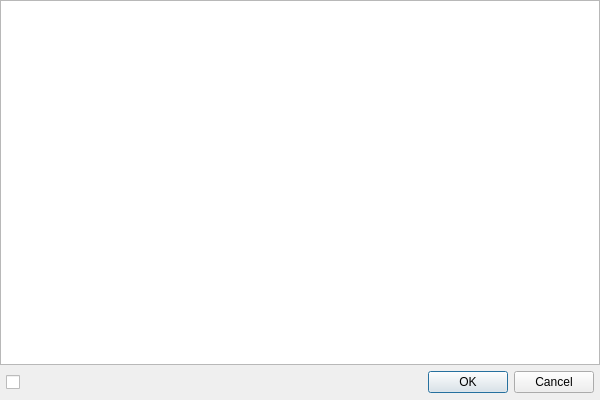
<?xml version="1.0" encoding="UTF-8"?>
<ui version="4.0">
 <class>FastFilterWidget</class>
 <widget class="QWidget" name="FastFilterWidget">
  <property name="geometry">
   <rect>
    <x>0</x>
    <y>0</y>
    <width>600</width>
    <height>400</height>
   </rect>
  </property>
  <property name="sizePolicy">
   <sizepolicy hsizetype="Expanding" vsizetype="Expanding">
    <horstretch>0</horstretch>
    <verstretch>0</verstretch>
   </sizepolicy>
  </property>
  <property name="windowTitle">
   <string notr="true"/>
  </property>
  <layout class="QVBoxLayout">
   <property name="leftMargin">
    <number>0</number>
   </property>
   <property name="topMargin">
    <number>0</number>
   </property>
   <property name="rightMargin">
    <number>0</number>
   </property>
   <property name="bottomMargin">
    <number>0</number>
   </property>
   <item>
    <widget class="QTableView" name="view">
     <property name="verticalScrollBarPolicy">
      <enum>Qt::ScrollBarPolicy::ScrollBarAlwaysOff</enum>
     </property>
     <property name="horizontalScrollBarPolicy">
      <enum>Qt::ScrollBarPolicy::ScrollBarAlwaysOff</enum>
     </property>
     <property name="selectionBehavior">
      <enum>QAbstractItemView::SelectionBehavior::SelectRows</enum>
     </property>
     <property name="showGrid">
      <bool>false</bool>
     </property>
     <attribute name="horizontalHeaderVisible">
      <bool>false</bool>
     </attribute>
     <attribute name="horizontalHeaderStretchLastSection">
      <bool>true</bool>
     </attribute>
     <attribute name="verticalHeaderVisible">
      <bool>false</bool>
     </attribute>
    </widget>
   </item>
   <item>
    <layout class="QHBoxLayout" name="_2">
     <property name="leftMargin">
      <number>6</number>
     </property>
     <property name="rightMargin">
      <number>6</number>
     </property>
     <property name="bottomMargin">
      <number>6</number>
     </property>
     <item>
      <widget class="QCheckBox" name="checkBoxAll">
       <property name="tristate">
        <bool>true</bool>
       </property>
      </widget>
     </item>
     <item>
      <widget class="QToolButton" name="btnRevertSelection">
       <property name="toolTip">
        <string>Revert</string>
       </property>
       <property name="text">
        <string notr="true"/>
       </property>
       <property name="icon">
        <iconset resource="../icons/light/resources/light.qrc">
         <normaloff>:/icons/change.svg</normaloff>:/icons/change.svg</iconset>
       </property>
       <property name="autoRaise">
        <bool>true</bool>
       </property>
      </widget>
     </item>
     <item>
      <widget class="QDialogButtonBox" name="buttonBox">
       <property name="standardButtons">
        <set>QDialogButtonBox::StandardButton::Cancel|QDialogButtonBox::StandardButton::Ok</set>
       </property>
      </widget>
     </item>
    </layout>
   </item>
  </layout>
 </widget>
 <layoutdefault spacing="6" margin="11"/>
 <resources>
  <include location="../icons/light/resources/light.qrc"/>
 </resources>
 <connections/>
</ui>
